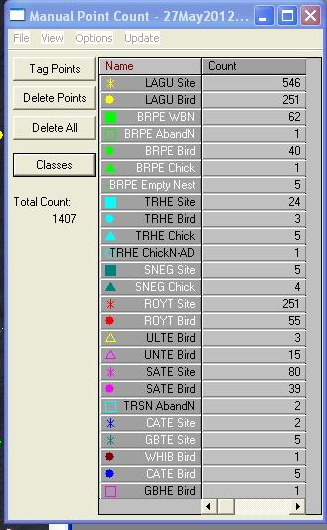
#> input picture data/fixtures/dialogs/A_felicity_2012_dialog.png, 327 x 530 px
$ python -i legend.py   (imports and definitions only)
#> lines starting #> are read from the running program, lines starting #| are printed output that depends on the picture; after the words box and inside, x2 and y2 are one past the last pixel; in counts of white or black regions, pixels touching at a corner belong together
"""
Dialog legend parsing for bird annotation recovery.

The point-counting GUI renders a legend table inside the dialog box:
each row shows a colored marker glyph, a class name, and a count, all on
the same line. The marker's SHAPE and COLOR together identify the class —
color alone is ambiguous (e.g. a red circle = "LAGU Stand" but a red
square = "LAGU Roost"; a dark-red circle = "BRPE Ad").

This module extracts, per image, the ordered list of legend markers with
their shape + color. Those become per-image templates used to classify
dots in the aerial region, so categories that share a color but differ in
shape are kept separate.

Pipeline position: runs on the dialog region from ScreenshotDecomposer.
Input: dialog region (RGB numpy array)
Output: list[LegendEntry]

Design goal (per mentor): the detector should work from the screenshot
alone, without the annotation CSV. The CSV is used only to validate the
recovered mapping.
"""

from __future__ import annotations

import logging
import os
import re
from dataclasses import dataclass
from pathlib import Path
from typing import Optional

import cv2
import numpy as np
import yaml

logger = logging.getLogger(__name__)


# ─────────────────────────────────────────────────────
# CONFIG
# ─────────────────────────────────────────────────────

def _load_config() -> dict:
    config_path = Path(__file__).parent.parent / "config.yaml"
    if not config_path.exists():
        raise FileNotFoundError(f"Config not found: {config_path}")
    with open(config_path) as f:
        full = yaml.safe_load(f)
    return full.get("legend", {})


# [1 line that did not run here, left out]

# Defaults keep the module usable even if config.yaml has no `legend:` block.
# [1 line that did not run here, left out]
# [1 line that did not run here, left out]
# [1 line that did not run here, left out]
# [1 line that did not run here, left out]
# [1 line that did not run here, left out]
# [1 line that did not run here, left out]
# [1 line that did not run here, left out]
# [1 line that did not run here, left out]
# [1 line that did not run here, left out]
# [1 line that did not run here, left out]
# [1 line that did not run here, left out]
# [1 line that did not run here, left out]
# [1 line that did not run here, left out]
# [1 line that did not run here, left out]
# Shortest cleaned token `_find_species` will try to match. Species codes are four
# letters, but OCR routinely drops the leading one; at 4 such a token never reaches
# the matcher. SPECIES_MIN_TOKEN=4 restores the old gate for A/B.
_SPECIES_MIN_TOKEN = int(os.environ.get("SPECIES_MIN_TOKEN", "3"))
# [1 line that did not run here, left out]


# ─────────────────────────────────────────────────────
# DATACLASS
# ─────────────────────────────────────────────────────

@dataclass
class LegendEntry:
    """
    One parsed legend row.

    Attributes:
        row: Vertical order index (0 = top row).
        cy: Marker center y in dialog coords.
        cx: Marker center x in dialog coords.
        shape: 'circle', 'square', 'star', 'triangle', 'ring', 'plus',
               or 'unknown' (best-effort label; matching uses `template`).
        color: HSV color name ('red', 'yellow', ...) or 'grey'.
        hue: Circular-mean hue [0,180] of marker foreground, or None for grey.
        marker: Cropped marker glyph (RGB), for visualization.
        template: Canonical (T x T) float glyph mask in [0,1], centered and
                  scale-normalized, used to match aerial dots by shape.
        class_name: Class label read from the dialog text (OCR), or None.
        species: Species code parsed from class_name (e.g. 'BRPE'), or None.
        category: Category parsed from class_name (e.g. 'Site'), or None.
        count: Per-class count read from the dialog Count column, or None.
    """
    row: int
    cy: float
    cx: float
    shape: str
    color: str
    hue: Optional[float]
    marker: np.ndarray
    template: np.ndarray
    class_name: Optional[str] = None
    species: Optional[str] = None
    category: Optional[str] = None
    count: Optional[int] = None

    def key(self) -> str:
        """Stable (shape, color) identity used to match aerial dots."""
        return f"{self.color}:{self.shape}"

    # [5 lines left out: function __repr__, not called in this run]


# ─────────────────────────────────────────────────────
# COLOR
# ─────────────────────────────────────────────────────

# Hue ranges mirror detect.py's color_bins (OpenCV hue 0-180).
_HUE_NAMES: list[tuple[str, list[tuple[int, int]]]] = [
    ("red", [(0, 10), (160, 180)]),
    ("orange", [(11, 22)]),
    ("yellow", [(23, 33)]),
    ("green", [(34, 85)]),
    ("cyan", [(86, 100)]),
    ("blue", [(101, 130)]),
    ("magenta", [(131, 159)]),
]


# [152 lines left out: functions _circular_mean_hue, _name_hue, _raw_components, _marker_blobs, _fit_grid, _foreground, not called in this run]


# [1 line that did not run here, left out]
# [1 line that did not run here, left out]


# [306 lines left out: functions _glyph_mask, _read_glyph, _central_component, canonical_template, _classify_shape, _axis_fraction and 5 more, not called in this run]


def _local_std(gray: np.ndarray, k: int = 5) -> np.ndarray:
    """Per-pixel local standard deviation (texture measure)."""
    g = gray.astype(np.float32)
    m = cv2.boxFilter(g, -1, (k, k))
    sq = cv2.boxFilter(g * g, -1, (k, k))
    return np.sqrt(np.maximum(sq - m * m, 0))


def _all_colored_sized(rgb: np.ndarray) -> list[tuple[float, float, float]]:
    """Colored blobs as (cx, cy, size) over the whole screenshot."""
    hsv = cv2.cvtColor(cv2.cvtColor(rgb, cv2.COLOR_RGB2BGR), cv2.COLOR_BGR2HSV)
    s, v = hsv[:, :, 1], hsv[:, :, 2]
    mask = ((s > _BLOB_SAT_MIN) & (v > _VAL_MIN)).astype(np.uint8)
    n, _, stats, cents = cv2.connectedComponentsWithStats(mask, 8)
    out = []
    for i in range(1, n):
        a = stats[i, cv2.CC_STAT_AREA]
        bw = stats[i, cv2.CC_STAT_WIDTH]
        bh = stats[i, cv2.CC_STAT_HEIGHT]
        if a < 8 or a > 700:
            continue
        if max(bw, bh) / max(min(bw, bh), 1) > 3:
            continue
        out.append((float(cents[i][0]), float(cents[i][1]), float(max(bw, bh))))
    return out


# [30 lines left out: function _column_ladder, not called in this run]


def locate_dialog(rgb: np.ndarray) -> Optional[tuple[int, int, int, int]]:
    """
    Locate the floating 'Manual Point Count' dialog in a full screenshot.

    The dialog can sit anywhere (top-right, right, bottom-right). We find the
    flat-grey UI panels (the window body is flat; sand/vegetation are textured)
    that are a contained box AND contain a tight, regularly-pitched column of
    colored markers (the legend). The bbox is then built from that marker
    column + its row span, so the rest of the image stays available as aerial —
    this avoids the old decomposer's vertical split that discarded ~half the
    aerial (and its annotations).

    Returns (x, y, w, h) bounding the dialog, or None if not found.
    """
    h, w = rgb.shape[:2]
#> h = 530; w = 327
    img_area = h * w
#> img_area = 173310
    r = rgb[:, :, 0].astype(np.int16)
    g = rgb[:, :, 1].astype(np.int16)
    b = rgb[:, :, 2].astype(np.int16)
    v = rgb[:, :, 0]
    gray = cv2.cvtColor(cv2.cvtColor(rgb, cv2.COLOR_RGB2BGR), cv2.COLOR_BGR2GRAY)

    grey = (np.abs(r - g) < 18) & (np.abs(g - b) < 18) & (v > 185) & (v < 236)
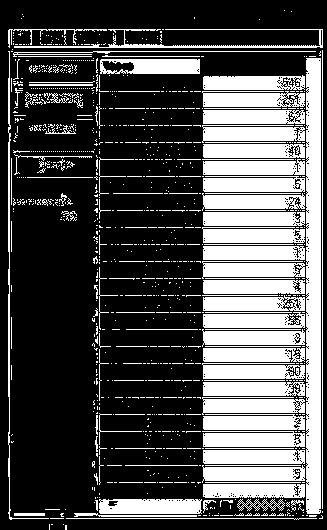
#> grey: shape (530, 327) bool; 31.8% white; 997 white regions (882 under 20 px), largest, box (x1, y1, x2, y2) and area: (306, 58, 321, 514) 6667, (202, 261, 305, 279) 1480, (203, 176, 305, 192) 1479
    flat = _local_std(gray, 5) < 8
#> in _local_std, `sq = cv2.boxFilter(g * g, -1, (k, k))`:
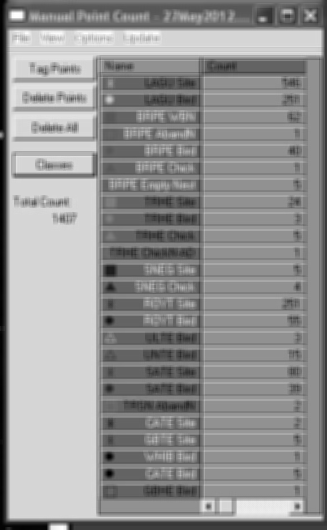
#> sq: shape (530, 327) float32; min 912.3, max 63991.8, mean 37442.6; drawn with min black and max white
#> in _local_std, `return np.sqrt(np.maximum(sq - m * m, 0))`:
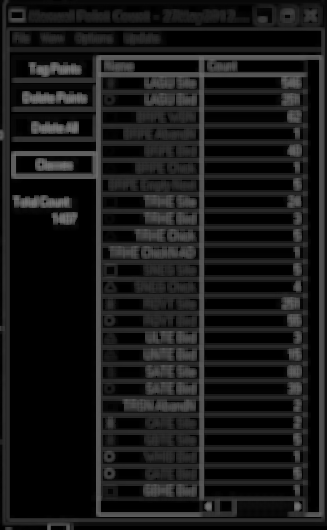
#> returned value: shape (530, 327) float32; min 0, max 116.6, mean 25
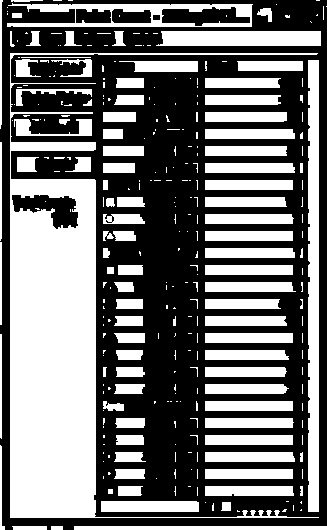
#> flat: shape (530, 327) bool; 44.2% white; 304 white regions (208 under 20 px), largest, box (x1, y1, x2, y2) and area: (10, 53, 319, 518) 30037, (308, 60, 319, 512) 4867, (7, 3, 253, 27) 2649
    ui = (grey & flat).astype(np.uint8)
#> ui: shape (530, 327); values 0 (black) and 1 (white), 16.7% white; 272 white regions (233 under 20 px), largest, box (x1, y1, x2, y2) and area: (308, 60, 319, 512) 4828, (101, 501, 199, 512) 1035, (205, 129, 295, 139) 891
    ui = cv2.morphologyEx(
        ui, cv2.MORPH_CLOSE, cv2.getStructuringElement(cv2.MORPH_RECT, (35, 35)))
#> ui: shape (530, 327); values 0 (black) and 1 (white), 43.2% white; 3 white regions, box (x1, y1, x2, y2) and area: (0, 31, 327, 530) 73830, (61, 187, 96, 412) 963, (0, 434, 14, 443) 118
    ui = cv2.morphologyEx(ui, cv2.MORPH_OPEN, np.ones((5, 5), np.uint8))
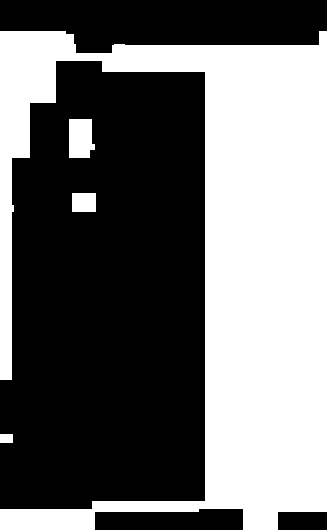
#> ui: shape (530, 327); values 0 (black) and 1 (white), 42.8% white; 4 white regions, box (x1, y1, x2, y2) and area: (0, 31, 327, 530) 72643, (69, 119, 95, 158) 899, (72, 193, 96, 212) 456, (0, 434, 13, 443) 117

    n, _, stats, _ = cv2.connectedComponentsWithStats(ui, 8)
#> n = 5; stats = [[0, 0, 327, 530, 99195], [0, 31, 327, 499, 72643], [69, 119, 26, 39, 899], [72, 193, 24, 19, 456], [0, 434, 13, 9, 117]]
    blobs = _all_colored_sized(rgb)
#> in _all_colored_sized, `hsv = cv2.cvtColor(cv2.cvtColor(rgb, cv2.COLOR_RGB2BGR), cv2.COLOR_BGR..`: hsv: shape (530, 327, 3); mean H, S, V 30.4, 23.2, 194.1
#> in _all_colored_sized, `s, v = hsv[:, :, 1], hsv[:, :, 2]`:
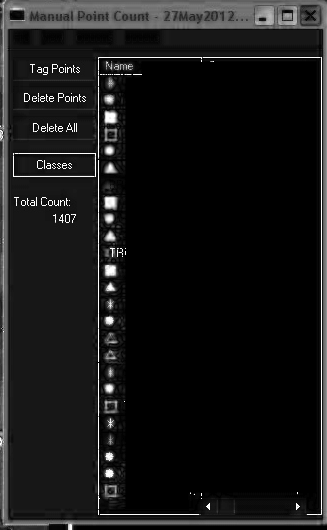
#> s: shape (530, 327); min 0, max 255, mean 23.2
#> in _all_colored_sized, `s, v = hsv[:, :, 1], hsv[:, :, 2]`:
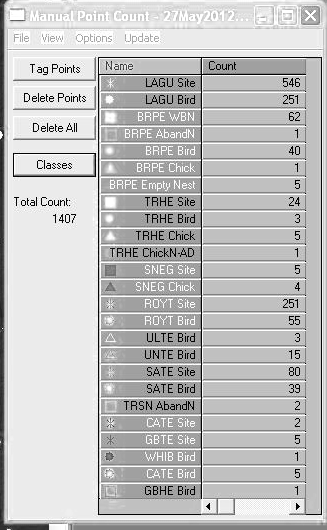
#> v: shape (530, 327); min 0, max 255, mean 194.1
    if len(blobs) < 6:
        return None
    msize = float(np.median([z[2] for z in blobs]))

    best = None  # (inliers, marker_x, y0, y1, pitch, panel_right)
    for i in range(1, n):
        a = stats[i, cv2.CC_STAT_AREA]
        bw = stats[i, cv2.CC_STAT_WIDTH]
        bh = stats[i, cv2.CC_STAT_HEIGHT]
        x = stats[i, cv2.CC_STAT_LEFT]
        y = stats[i, cv2.CC_STAT_TOP]
        if a < 0.01 * img_area or a > 0.40 * img_area:
            continue  # a dialog is a contained box, not the whole frame
        if bw < 130 or bh < 90:
            continue
        inside = [z for z in blobs if x <= z[0] <= x + bw and y <= z[1] <= y + bh]
        inl, mx, y0, y1, pitch = _column_ladder(inside, msize)
        if inl >= _LADDER_MIN and (best is None or inl > best[0]):
            best = (inl, mx, y0, y1, pitch, x + bw)

    if best is None or best[1] is None:
        return None
    inl, mx, y0, y1, pitch, panel_right = best
    x0 = int(max(0, mx - msize * 11))
    # Right edge: the marker-relative offset (mx + msize*30) falls short when the
    # Name column is wide -- long class names push the Count column further right
    # (e.g. image B: 'BRPE chick nest w/o adult'), so a fixed offset cropped the
    # entire Count column and made the counts look blank. Extend to the grey
    # panel's own right edge when that is wider; the panel is flat grey, so this
    # never reaches into the (textured) aerial.
    x1 = int(min(w, max(mx + msize * 30, panel_right)))
    yy0 = int(max(0, y0 - pitch * 3.5))
    yy1 = int(min(h, y1 + pitch * 2.5))
    box = (x0, yy0, x1 - x0, yy1 - yy0)

    # "A dialog is a contained box, not the whole frame" is checked above on the grey
    # COMPONENT, but the box returned is rebuilt from the marker column and can grow
    # far past it. On 17May15Camera1-Card3-01497 a column of aerial markers formed a
    # ladder and the emitted box covered 54% of the frame -- almost all photograph,
    # with a sliver of the real dialog at its right edge -- from which parse_legend
    # read 25 phantom rows out of vegetation. Applying the bound the function already
    # declares, to the thing it actually returns, rejects that and the same failure on
    # 00948, 02092, 00622 and 1216.
    if box[2] * box[3] > _DIALOG_MAX_AREA * img_area:
        logger.info("legend: rejecting a %dx%d box covering %.0f%% of the frame",
                    box[2], box[3], 100 * box[2] * box[3] / img_area)
        return None
    return box


def parse_screenshot(rgb: np.ndarray) -> tuple[list[LegendEntry], Optional[tuple]]:
    """
    Locate the dialog in a full screenshot and parse its legend.

    Returns (entries, dialog_bbox). Empty entries + None bbox if no dialog
    could be located.
    """
    bbox = locate_dialog(rgb)
    if bbox is None:
        return [], None
    x, y, bw, bh = bbox
    crop = rgb[y:y + bh, x:x + bw]
    return parse_legend(crop), bbox


# ─────────────────────────────────────────────────────
# MAIN
# ─────────────────────────────────────────────────────

# [156 lines left out: function parse_legend, not called in this run]


# ─────────────────────────────────────────────────────
# CLASS-NAME OCR (attach the text label to each marker)
# ─────────────────────────────────────────────────────

# Known category words (the suffix after the species code). Lower-cased.
_CATEGORIES = [
    "wbn", "site", "bird", "chick", "nest", "adult", "ad", "stand", "roost",
    "brood", "imm", "pbn", "abandn", "aband", "empty", "nestling", "sit",
    "float", "floating", "colony", "nestw", "chickn-ad", "chickn", "duck",
    "stand", "ad roost", "imm roost", "in colony",
]


# [303 lines left out: functions _ocr_engine, _levenshtein, _best_match, _find_species, _parse_class_text, _column_gridlines and 3 more, not called in this run]


# Species codes (from the dataset). Used to correct OCR of the species token.
_SPECIES_CODES = [
    "AMAV", "AMCO", "AMOY", "ANHI", "AWPE", "BBPL", "BBWD", "BCNH", "BLSK",
    "BLTE", "BNST", "BRNO", "BRPE", "BWTE", "CAEG", "CANG", "CARO", "CATE",
    "COGA", "COTE", "CRCA", "DAIB", "DCCO", "DUCK", "FICR", "FOCO", "FOTE",
    "FUWD", "GBHE", "GBTE", "GLIB", "GREG", "GRFL", "GRHE", "GTGR", "HERG",
    "LAGU", "LBBG", "LBHE", "LEBI", "LETE", "MABO", "MAFR", "MAGO", "MODU",
    "NECO", "NSHO", "OSPR", "RBGU", "REEG", "REKN", "ROSA", "ROSP", "ROST",
    "ROYT", "RSHA", "RUTU", "SATE", "SBDO", "SDHE", "SNEG", "SONO", "SOTE",
    "TRHE", "TRSN", "ULGU", "ULTE", "UNCO", "UNCR", "UNDU", "UNEG", "UNGT",
    "UNGU", "UNHG", "UNIB", "UNID", "UNNH", "UNRA", "UNSB", "UNSH", "UNTE",
    "UNWA", "UNWW", "USTE", "WADE", "WFIB", "WHEG", "WHIB", "WILL", "WIPH",
    "WIPL", "WOST", "YCNH",
]

>>> import cv2
>>> picture = cv2.cvtColor(cv2.imread('../data/fixtures/dialogs/A_felicity_2012_dialog.png'), cv2.COLOR_BGR2RGB)
#> (the run stopped early here; a loop or call above may not have finished)

$ run again, on data/fixtures/dialogs/B_gaillard_2011_dialog.png
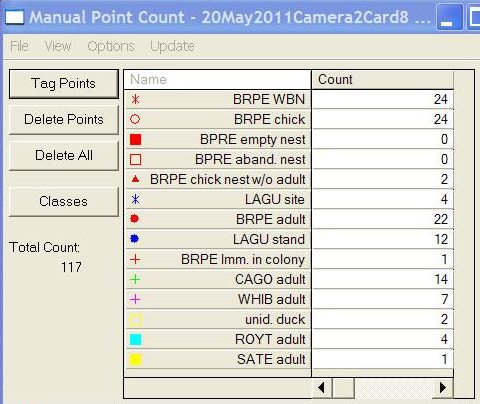
#> input picture data/fixtures/dialogs/B_gaillard_2011_dialog.png, 480 x 404 px
#> in locate_dialog, `grey = (np.abs(r - g) < 18) & (np.abs(g - b) < 18) & (v > 185) & (v < ..`:
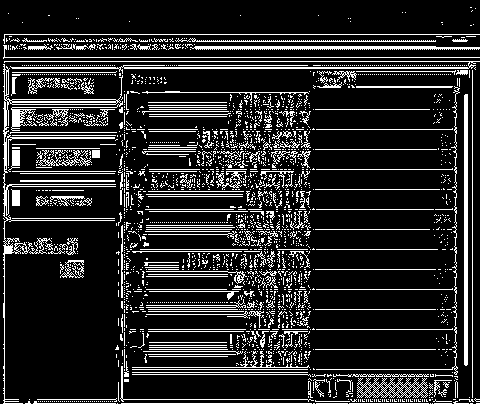
#> grey: shape (404, 480) bool; 15.6% white in thin lines or dots
#> flat: shape (404, 480) bool; 52.6% white; 19 black regions (8 under 20 px), largest, box (x1, y1, x2, y2) and area: (0, 0, 480, 404) 85297, (283, 8, 410, 25) 1778, (200, 9, 282, 28) 1243
#> n = 2; stats = [[0, 0, 480, 399, 94893], [0, 36, 480, 368, 99027]]
#> hsv: shape (404, 480, 3); mean H, S, V 36.4, 31, 228.4
#> in _all_colored_sized, `s, v = hsv[:, :, 1], hsv[:, :, 2]`:
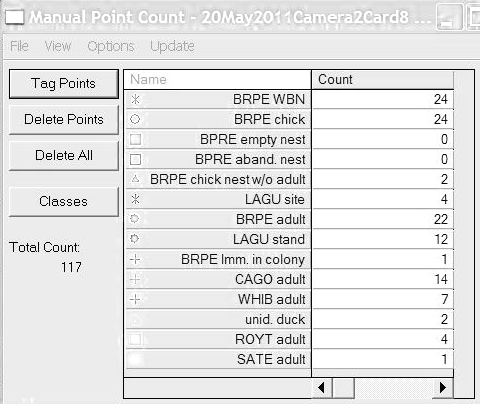
#> v: shape (404, 480); min 0, max 255, mean 228.4

$ run again, on data/fixtures/dialogs/C_northdeer_2010_dialog.png
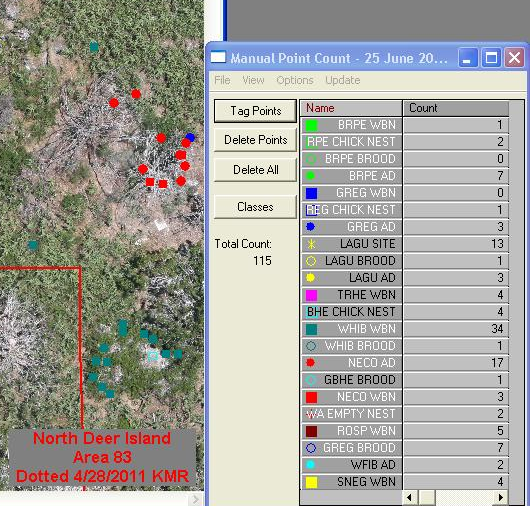
#> input picture data/fixtures/dialogs/C_northdeer_2010_dialog.png, 530 x 506 px
#> in locate_dialog, `grey = (np.abs(r - g) < 18) & (np.abs(g - b) < 18) & (v > 185) & (v < ..`:
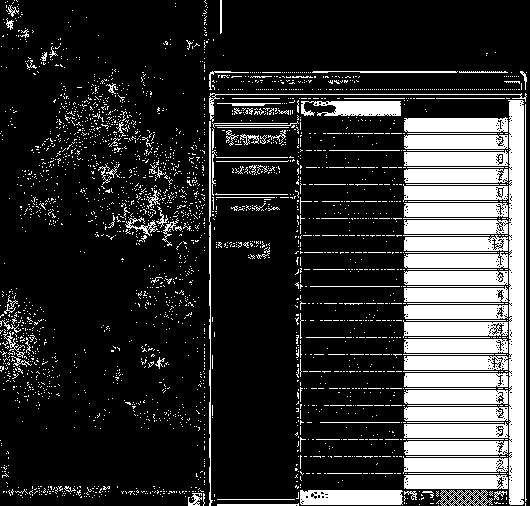
#> grey: shape (506, 530) bool; 20.4% white; 2853 white regions (2721 under 20 px), largest, box (x1, y1, x2, y2) and area: (508, 100, 524, 505) 5918, (300, 490, 403, 505) 1472, (404, 252, 508, 268) 1419
#> flat: shape (506, 530) bool; 31.8% white; 257 white regions (165 under 20 px), largest, box (x1, y1, x2, y2) and area: (211, 152, 297, 506) 24835, (229, 0, 530, 41) 12040, (511, 102, 522, 503) 4323
#> n = 3; stats = [[0, 0, 530, 506, 207091], [0, 73, 530, 433, 52357], [211, 76, 188, 134, 8732]]
#> hsv: shape (506, 530, 3); mean H, S, V 34.2, 34.2, 171.6
#> in _all_colored_sized, `s, v = hsv[:, :, 1], hsv[:, :, 2]`:
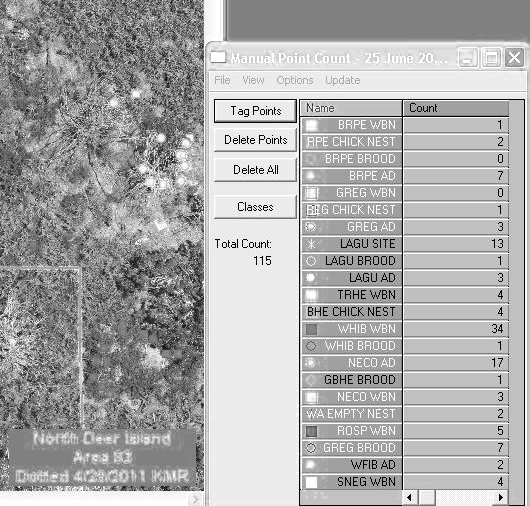
#> v: shape (506, 530); min 0, max 255, mean 171.6

$ run again, on data/fixtures/dialogs/D_raccoon_2011_dialog.png
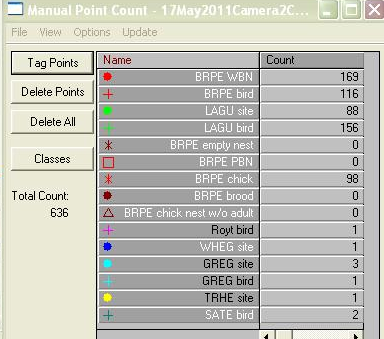
#> input picture data/fixtures/dialogs/D_raccoon_2011_dialog.png, 384 x 339 px
#> grey: shape (339, 384) bool; 29.5% white; 853 white regions (756 under 20 px), largest, box (x1, y1, x2, y2) and area: (364, 52, 379, 339) 4294, (98, 52, 258, 68) 2096, (97, 330, 259, 339) 1456
#> flat: shape (339, 384) bool; 44.7% white; 184 white regions (117 under 20 px), largest, box (x1, y1, x2, y2) and area: (8, 171, 94, 339) 13087, (4, 0, 316, 40) 3744, (133, 25, 384, 40) 3465
#> n = 3; stats = [[0, 0, 384, 339, 82880], [0, 0, 256, 179, 12369], [99, 54, 285, 285, 34927]]
#> hsv: shape (339, 384, 3); mean H, S, V 17.7, 14.1, 194.3
#> in _all_colored_sized, `s, v = hsv[:, :, 1], hsv[:, :, 2]`:
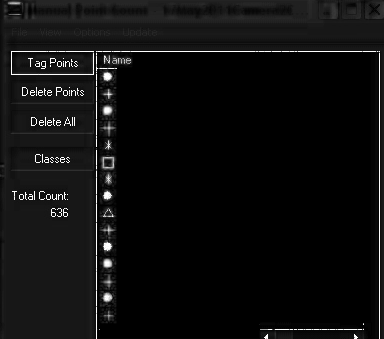
#> s: shape (339, 384); min 0, max 255, mean 14.1
